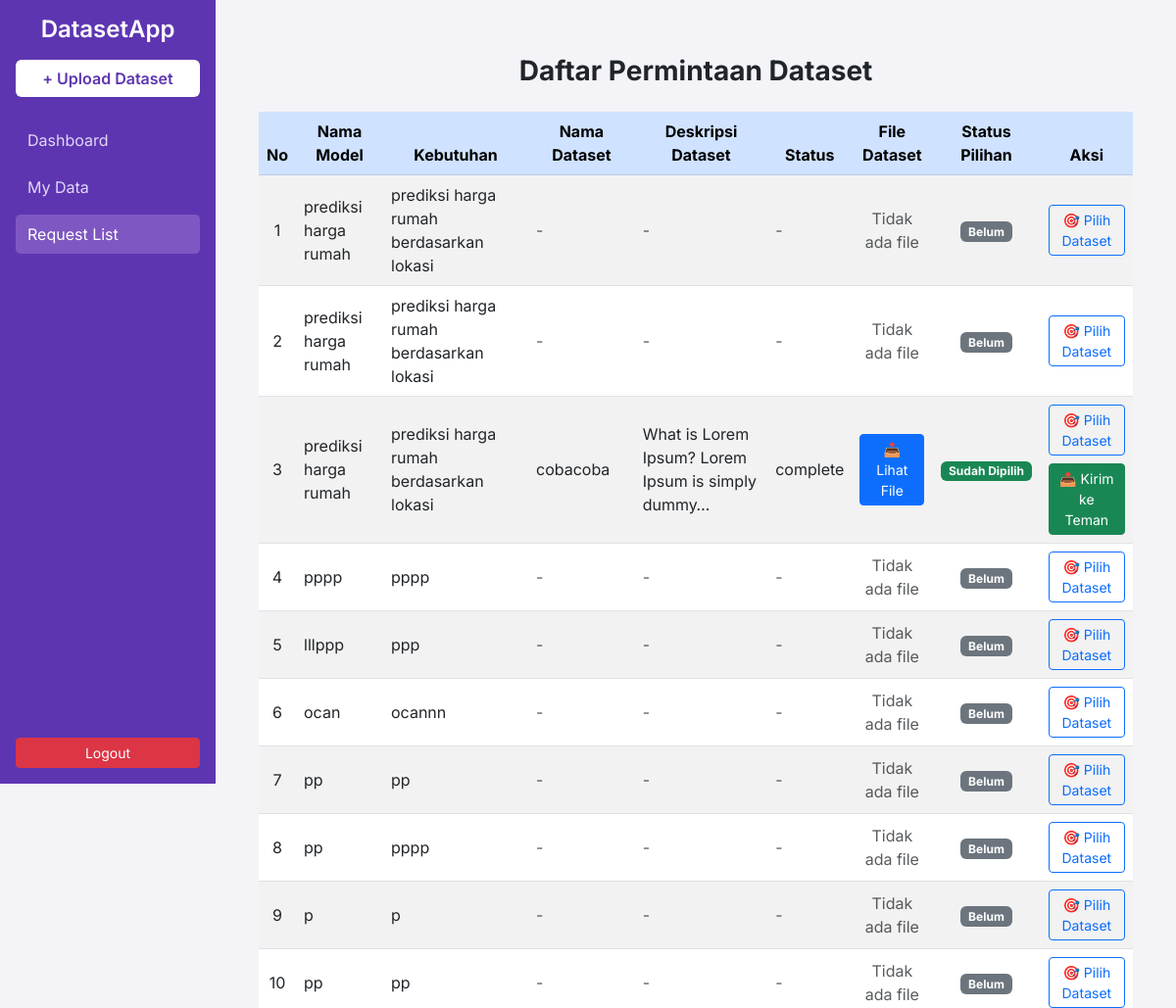
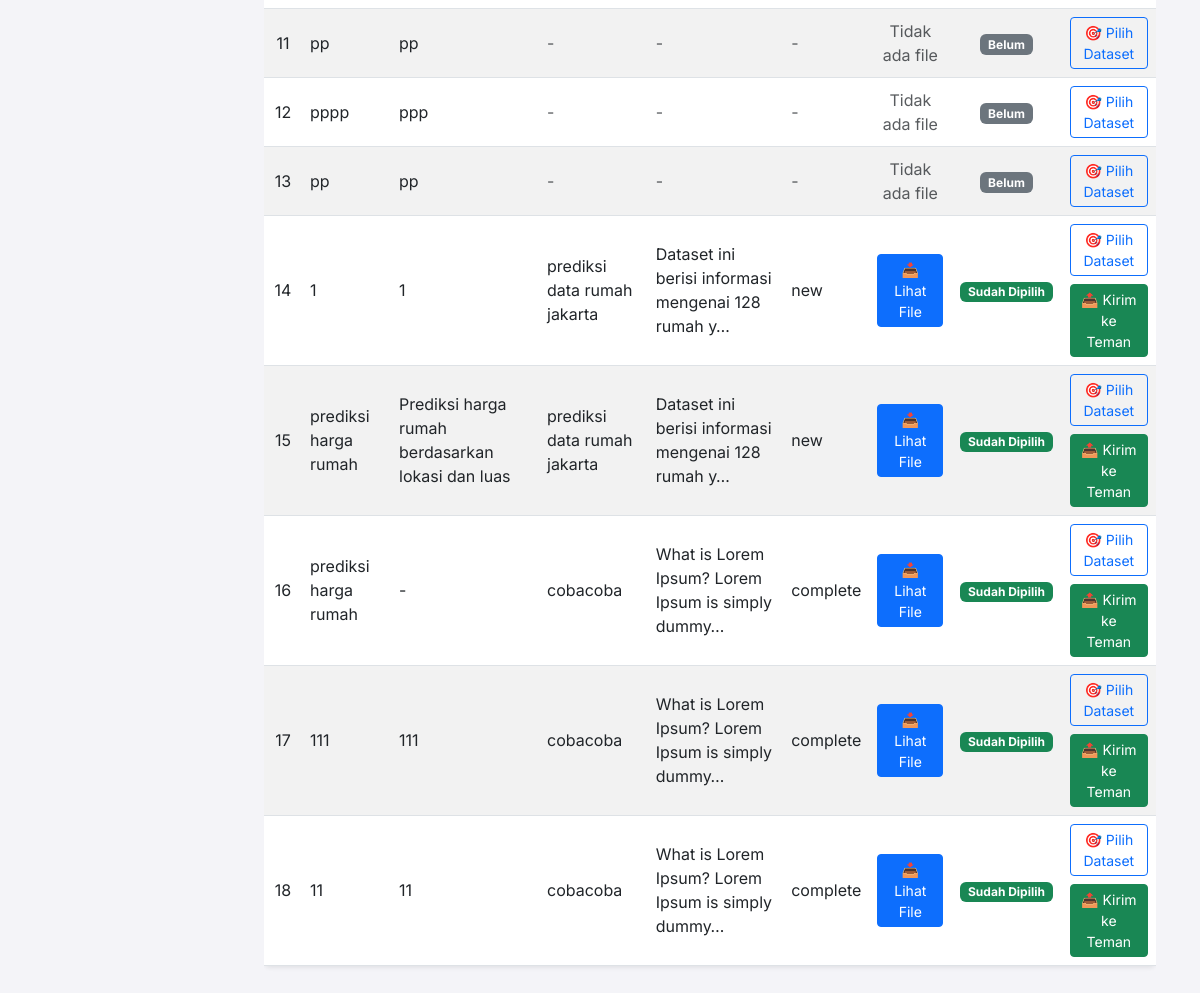
The app's page /request-list/ with its own data (2 pictures, top to bottom).
### dataset/models.py (models this page shows, shortened)
class DatasetRequest(models.Model):
    dataset = models.ForeignKey(Dataset, on_delete=models.CASCADE, null=True, blank=True)
    nama_model = models.CharField(max_length=100, default="default_model")
    kebutuhan = models.TextField()
    deskripsi = models.TextField()
    timestamp = models.DateTimeField(auto_now_add=True)

class Dataset(models.Model):
    STATUS_CHOICES = [
        ('new', 'New'),
        ('in_progress', 'In Progress'),
        ('complete', 'Complete'),
    ]
    owner = models.ForeignKey(User, on_delete=models.CASCADE, related_name="datasets")
    name = models.CharField(max_length=100)
    description = models.TextField()
    status = models.CharField(max_length=20, choices=STATUS_CHOICES, default='new')  # Tambahan
    cover_image = models.ImageField(upload_to="covers/", null=True, blank=True)
    data_file = models.FileField(upload_to="files/")
    uploaded_at = models.DateTimeField(auto_now_add=True)
    request_note = models.TextField(blank=True, null=True)

### dataset/views.py (the view)
# urls.py: path("request-list/", views.request_list, name="request_list"),
def request_list(request):
    datasets = DatasetRequest.objects.select_related('dataset').all().order_by('-timestamp')
    return render(request, 'dataset/request_list.html', {'datasets': datasets})

### dataset/templates/dataset/request_list.html
{% extends 'dataset/base.html' %}
{% block content %}
<div class="container mt-4">
    <h3 class="mb-4 text-center fw-bold">Daftar Permintaan Dataset</h3>
    <div class="table-responsive">
        <table class="table table-striped table-hover align-middle shadow-sm rounded">
            <thead class="table-primary text-center">
                <tr>
                    <th>No</th>
                    <th>Nama Model</th>
                    <th>Kebutuhan</th>
                    <th>Nama Dataset</th>
                    <th>Deskripsi Dataset</th>
                    <th>Status</th>
                    <th>File Dataset</th>
                    <th>Status Pilihan</th>
                    <th>Aksi</th>
                </tr>
            </thead>
            <tbody>
                {% for dataset in datasets %}
                <tr>
                    <td class="text-center">{{ forloop.counter }}</td>
                    <td>{{ dataset.nama_model }}</td>
                    <td>{{ dataset.kebutuhan }}</td>
                    <td>
                        {% if dataset.dataset %}
                            {{ dataset.dataset.name }}
                        {% else %}
                            <span class="text-muted">-</span>
                        {% endif %}
                    </td>
                    <td>
                        {% if dataset.dataset %}
                            {{ dataset.dataset.description|truncatechars:50 }}
                        {% else %}
                            <span class="text-muted">-</span>
                        {% endif %}
                    </td>
                    <td>
                        {% if dataset.dataset %}
                            {{ dataset.dataset.status|default:"-" }}
                        {% else %}
                            <span class="text-muted">-</span>
                        {% endif %}
                    </td>
                    <td class="text-center">
                        {% if dataset.dataset and dataset.dataset.data_file %}
                            <a href="{{ dataset.dataset.data_file.url }}" target="_blank" class="btn btn-sm btn-primary">📥 Lihat File</a>
                        {% else %}
                            <span class="text-muted">Tidak ada file</span>
                        {% endif %}
                    </td>
                    <td class="text-center">
                        {% if dataset.dataset %}
                            <span class="badge bg-success">Sudah Dipilih</span>
                        {% else %}
                            <span class="badge bg-secondary">Belum</span>
                        {% endif %}
                    </td>
                    <td class="text-center">
                        <div class="d-flex flex-column gap-2">
                            <a href="{% url 'pilih_dataset_untuk_request' request_id=dataset.id %}"
                                class="btn btn-sm btn-outline-primary">
                                🎯 Pilih Dataset
                            </a>
                            {% if dataset.dataset %}
                            <form method="post" action="{% url 'api_kirim_dataset_ke_teman' dataset_id=dataset.dataset.id request_id=dataset.id %}">
                                <button type="submit" class="btn btn-sm btn-success" onclick="return confirm('Kirim dataset ini ke teman?');">
                                    📤 Kirim ke Teman
                                </button>
                            </form>
                            {% endif %}
                        </div>
                    </td>
                </tr>
                {% empty %}
                <tr>
                    <td colspan="9" class="text-center text-muted">Belum ada permintaan dataset.</td>
                </tr>
                {% endfor %}
            </tbody>
        </table>
    </div>
</div>
{% endblock %}

### dataset/templates/dataset/base.html (style rules this page uses)
body { display: flex; font-family: 'Inter', sans-serif; background-color: #f4f4f8; margin: 0; }

### records on screen
DatasetRequest: nama_model "prediksi harga rumah", kebutuhan "prediksi harga rumah berdasarkan lokasi", shows "Tidak ada file", shows "Belum"
DatasetRequest: nama_model "prediksi harga rumah", kebutuhan "prediksi harga rumah berdasarkan lokasi", shows "Tidak ada file", shows "Belum"
DatasetRequest: nama_model "prediksi harga rumah", kebutuhan "prediksi harga rumah berdasarkan lokasi", dataset.name "cobacoba", dataset.description "What is Lorem Ipsum? Lorem Ipsum is simply dummy…", dataset.status "complete", shows "Sudah Dipilih", shows "📤 Kirim ke Teman"
DatasetRequest: nama_model "pppp", kebutuhan "pppp", shows "Tidak ada file", shows "Belum"
DatasetRequest: nama_model "lllppp", kebutuhan "ppp", shows "Tidak ada file", shows "Belum"
DatasetRequest: nama_model "ocan", kebutuhan "ocannn", shows "Tidak ada file", shows "Belum"
DatasetRequest: nama_model "pp", kebutuhan "pp", shows "Tidak ada file", shows "Belum"
DatasetRequest: nama_model "pp", kebutuhan "pppp", shows "Tidak ada file", shows "Belum"
DatasetRequest: nama_model "p", kebutuhan "p", shows "Tidak ada file", shows "Belum"
DatasetRequest: nama_model "pp", kebutuhan "pp", shows "Tidak ada file", shows "Belum"
DatasetRequest: nama_model "pp", kebutuhan "pp", shows "Tidak ada file", shows "Belum"
DatasetRequest: nama_model "pppp", kebutuhan "ppp", shows "Tidak ada file", shows "Belum"
DatasetRequest: nama_model "pp", kebutuhan "pp", shows "Tidak ada file", shows "Belum"
DatasetRequest: nama_model "1", kebutuhan "1", dataset.name "prediksi data rumah jakarta", dataset.description "Dataset ini berisi informasi mengenai 128 rumah y…", dataset.status "new", shows "Sudah Dipilih", shows "📤 Kirim ke Teman"
DatasetRequest: nama_model "prediksi harga rumah", kebutuhan "Prediksi harga rumah berdasarkan lokasi dan luas", dataset.name "prediksi data rumah jakarta", dataset.description "Dataset ini berisi informasi mengenai 128 rumah y…", dataset.status "new", shows "Sudah Dipilih", shows "📤 Kirim ke Teman"
DatasetRequest: nama_model "prediksi harga rumah", kebutuhan "-", dataset.name "cobacoba", dataset.description "What is Lorem Ipsum? Lorem Ipsum is simply dummy…", dataset.status "complete", shows "Sudah Dipilih", shows "📤 Kirim ke Teman"
DatasetRequest: nama_model "111", kebutuhan "111", dataset.name "cobacoba", dataset.description "What is Lorem Ipsum? Lorem Ipsum is simply dummy…", dataset.status "complete", shows "Sudah Dipilih", shows "📤 Kirim ke Teman"
DatasetRequest: nama_model "11", kebutuhan "11", dataset.name "cobacoba", dataset.description "What is Lorem Ipsum? Lorem Ipsum is simply dummy…", dataset.status "complete", shows "Sudah Dipilih", shows "📤 Kirim ke Teman"
